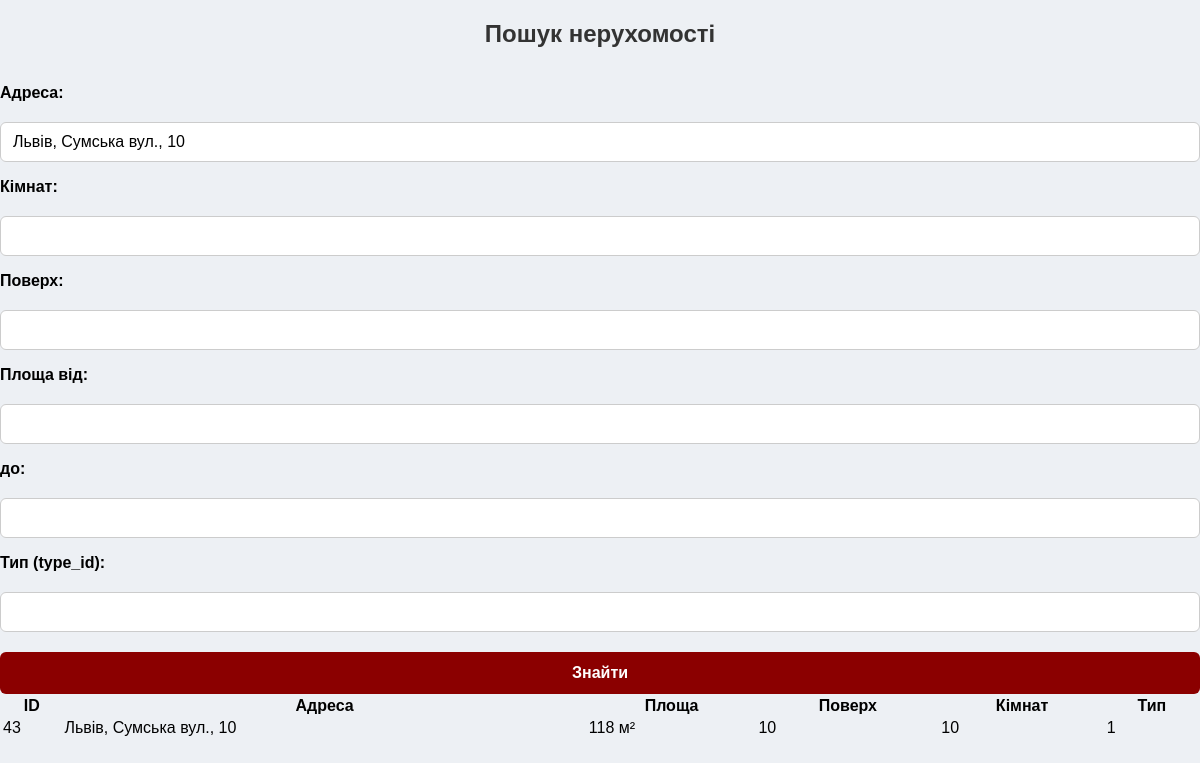
The app's page /search.php?address=Львів, Сумська вул., 10 with its own data.
### tables this page shows
CREATE TABLE `properties` (
  `property_id` int(11) NOT NULL,
  `address` varchar(255) NOT NULL,
  `area` int(11) NOT NULL,
  `floor` int(11) NOT NULL,
  `rooms` int(11) NOT NULL,
  `type_id` int(11) NOT NULL,
  `owner_id` int(11) NOT NULL,
  `price` decimal(10,2) NOT NULL,
  `created_at` datetime NOT NULL DEFAULT current_timestamp(),
  `status` enum('pending','approved','rejected') NOT NULL DEFAULT 'pending',
  `is_top` tinyint(1) NOT NULL DEFAULT 0,
  `is_highlighted` tinyint(1) NOT NULL DEFAULT 0,
  `views` int(11) NOT NULL DEFAULT 0
);

### search.php (the view, shortened to what this page needs)
<?php
include 'connect_to_db.php';
$address = $_GET['address'] ?? '';
$rooms = $_GET['rooms'] ?? '';
$floor = $_GET['floor'] ?? '';
$area_from = $_GET['area_from'] ?? '';
$area_to = $_GET['area_to'] ?? '';
$type_id = $_GET['type_id'] ?? '';
$sql = "SELECT * FROM properties WHERE 1=1";
$params = [];
if (!empty($address)) {
    $sql .= " AND address LIKE ?";
    $params[] = '%' . $address . '%';
}
$stmt = $conn->prepare($sql);
if (!empty($params)) {
    $types = str_repeat('s', count($params));
    $stmt->bind_param($types, ...$params);
}
$stmt->execute();
$result = $stmt->get_result();
?>
<!DOCTYPE html>
<html lang="uk">
<head>
    <link rel="stylesheet" href="style.css">
</head>
<body>
<h2 style="text-align:center;">Пошук нерухомості</h2>
<form method="get">
    <div class="form-group">
        <label>Адреса:</label>
        <input type="text" name="address" value="<?= htmlspecialchars($address) ?>">
    </div>
    <div class="form-group">
        <label>Кімнат:</label>
        <input type="number" name="rooms" value="<?= htmlspecialchars($rooms) ?>">
    </div>
    <div class="form-group">
        <label>Поверх:</label>
        <input type="number" name="floor" value="<?= htmlspecialchars($floor) ?>">
    </div>
    <div class="form-group">
        <label>Площа від:</label>
        <input type="number" step="0.1" name="area_from" value="<?= htmlspecialchars($area_from) ?>">
        <label style="width:auto;">до:</label>
        <input type="number" step="0.1" name="area_to" value="<?= htmlspecialchars($area_to) ?>">
    </div>
    <div class="form-group">
        <label>Тип (type_id):</label>
        <input type="number" name="type_id" value="<?= htmlspecialchars($type_id) ?>">
    </div>
    <button type="submit">Знайти</button>
</form>
<?php if ($result->num_rows > 0): ?>
    <table>
        <thead>
            <tr>
                <th>ID</th>
                <th>Адреса</th>
                <th>Площа</th>
                <th>Поверх</th>
                <th>Кімнат</th>
                <th>Тип</th>
            </tr>
        </thead>
        <tbody>
            <?php while ($row = $result->fetch_assoc()): ?>
            <tr>
                <td><?= $row['property_id'] ?></td>
                <td><?= htmlspecialchars($row['address']) ?></td>
                <td><?= $row['area'] ?> м²</td>
                <td><?= $row['floor'] ?></td>
                <td><?= $row['rooms'] ?></td>
                <td><?= $row['type_id'] ?></td>
            </tr>
            <?php endwhile; ?>
        </tbody>
    </table>
<?php else: ?>
    <p style="text-align:center;">Нічого не знайдено.</p>
<?php endif; ?>
</body>
</html>

### style.css (style rules this page uses)
body { margin: 0; font-family: Arial, sans-serif; }
body { font-family: Arial, sans-serif; background-color: #eef2f5; margin: 0; padding: 0; }
h2 { text-align: center; color: #333; }
label { display: block; margin-top: 1rem; font-weight: bold; }
input, select, textarea { width: 100%; padding: 10px; margin-top: 5px; border-radius: 6px; border: 1px solid #ccc; box-sizing: border-box; }
button { margin-top: 1.5rem; padding: 12px 18px; background-color: #a30000; color: white; border: none; border-radius: 6px; cursor: pointer; width: 100%; }
html, body { height: 100%; display: flex; flex-direction: column; }
body { background-color: #edf0f4; margin: 0; font-family: Arial, sans-serif; }
form label { display: block; margin-bottom: 15px; font-weight: bold; }
form input, form select, form textarea { width: 100%; padding: 10px 12px; margin-top: 5px; border: 1px solid #ccc; border-radius: 6px; font-size: 1rem; box-sizing: border-box; }
form button { display: block; width: 100%; padding: 12px; background-color: #8b0000; color: white; font-weight: bold; border: none; border-radius: 6px; font-size: 1rem; cursor: pointer; margin-top: 20px; }

### records on screen
properties: property_id "43", address "Львів, Сумська вул., 10", area "118", floor "10", rooms "10", type "1"
